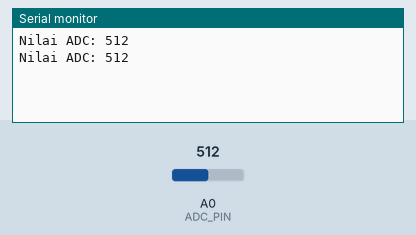
Bench run of a sketch on a simulated Arduino Uno, built with avr-gcc and run on an emulated ATmega328P. On the bench: the last lines printed to the serial monitor. Inputs (shaded band) come from the test bench; at power-on: A0 (ADC_PIN) = 512.

Above: at 1.8 s.
1.9 s: A0 (ADC_PIN) set to 716
At 2.7 s:
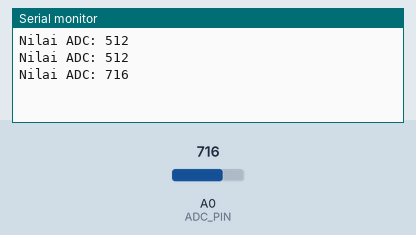
3.4 s: A0 (ADC_PIN) set to 900
At 4.8 s:
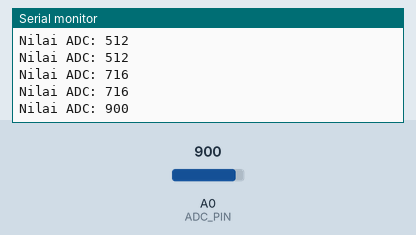
Timing chart, 0 to 6.4 s (numbered marks = the images above; inputs shaded):
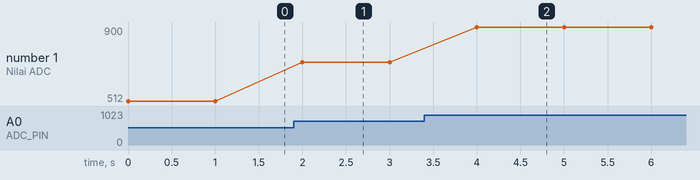

Measured:
- after the input at 1.9 s, the serial monitor: prints a new line after 0.10 s (image 1)
- after the input at 3.4 s, the serial monitor: prints a new line after 0.60 s (image 2)
- plotted number 1: 512 → 716 after the input at 1.9 s, 716 → 900 after the input at 3.4 s

The sketch:

Tegangan_ADC.ino
```cpp
// Pin di mana sensor analog atau input terhubung
#define ADC_PIN A0

void setup() {
  // Memulai komunikasi serial dengan baud rate 115200
  Serial.begin(115200);
  // Mengatur pin sebagai input (opsional karena analogRead sudah membaca sebagai input)
  pinMode(ADC_PIN, INPUT);
}

void loop() {
  // Membaca nilai dari ADC_PIN
  int adcValue = analogRead(ADC_PIN);

  // Menampilkan nilai ADC ke Serial Monitor
  Serial.print("Nilai ADC: ");
  Serial.println(adcValue);

  // Penundaan 1 detik (1000 ms) sebelum membaca lagi
  delay(1000);
}
```
